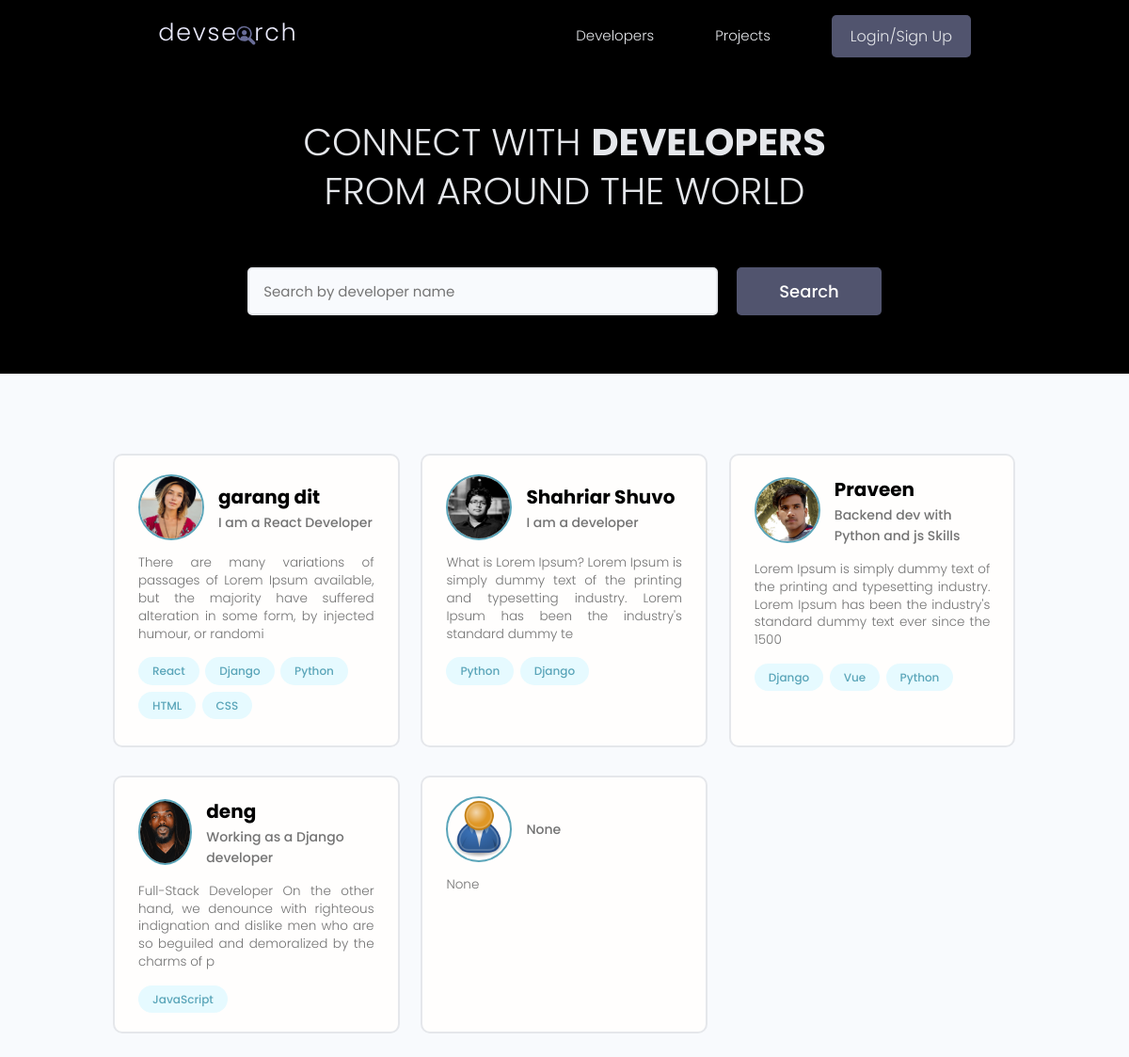
The page / on the database its author committed.
### users/models.py (models this page shows, shortened)
class Profile(models.Model):
    user = models.OneToOneField(User, on_delete=models.CASCADE, null=True, blank=True)
    name = models.CharField(max_length=200, blank=True, null=True)
    email = models.EmailField(max_length=500, blank=True, null=True)
    username = models.CharField(max_length=200, blank=True, null=True)
    location = models.CharField(max_length=200, blank=True, null=True)
    short_intro = models.CharField(max_length=200, blank=True, null=True)
    bio = models.TextField(blank=True, null=True)
    profile_image = models.ImageField(null=True, blank=True, upload_to='profiles/', default="profiles/user-default.png")
    social_github = models.CharField(max_length=200, blank=True, null=True)
    social_twitter = models.CharField(max_length=200, blank=True, null=True)
    social_linkedin = models.CharField(max_length=200, blank=True, null=True)
    social_youtube = models.CharField(max_length=200, blank=True, null=True)
    social_website = models.CharField(max_length=200, blank=True, null=True)
    created = models.DateTimeField(auto_now_add=True)
    id = models.UUIDField(default=uuid.uuid4, unique=True, primary_key=True, editable=False)
    class Meta:
        ordering = ['created']
    @property
    def imageURL(self):
        try:
            url = self.profile_image.url
        except:
            url = ''
        return url

class Skill(models.Model):
    owner = models.ForeignKey(Profile, on_delete=models.CASCADE, null=True, blank=True)
    name = models.CharField(max_length=200, blank=True, null=True)
    description = models.TextField(null=True, blank=True)
    created = models.DateTimeField(auto_now_add=True)
    id = models.UUIDField(default=uuid.uuid4, unique=True, primary_key=True, editable=False)
    def __str__(self):
        return str(self.name)

### users/views.py (the view)
# urls.py: path('', views.profiles, name="profiles"),
def profiles(request):
    profiles, search_query = searchProfiles(request)
    custom_range, profiles = paginateProfiles(request, profiles, 10)
    context = {'profiles': profiles, 'search_query': search_query, 'custom_range': custom_range}
    return render(request, 'users/profiles.html', context)

### users/utils.py (called while the page is built)
def paginateProfiles(request, profiles, results):
    page = request.GET.get('page')
    paginator = Paginator(profiles, results)
    try:
        profiles = paginator.page(page)
    except PageNotAnInteger:
        page = 1
        profiles = paginator.page(page)
    except EmptyPage:
        page = paginator.num_pages
        profiles = paginator.page(page)
    leftIndex = (int(page) - 4)
    if leftIndex < 1:
        leftIndex = 1
    rightIndex = (int(page) + 5)
    if rightIndex > paginator.num_pages:
        rightIndex = paginator.num_pages + 1
    custom_range = range(leftIndex, rightIndex)
    return custom_range, profiles

def searchProfiles(request):
    search_query = ''
    if request.GET.get('search_query'):
        search_query = request.GET.get('search_query')
    skills = Skill.objects.filter(name__icontains=search_query)
    profiles = Profile.objects.distinct().filter(
        Q(name__icontains=search_query) |
        Q(short_intro__icontains=search_query) |
        Q(skill__in=skills)
    )
    return profiles, search_query

### users/templates/users/profiles.html (shortened to what this page needs)
{% extends 'main.html' %}
{% block content %}
<main class="home">
    <section class="hero-section text-center">
        <div class="container container--narrow">
            <div class="hero-section__box">
                <h2>CONNECT WITH <span>DEVELOPERS</span></h2>
                <h2>FROM AROUND THE WORLD</h2>
            </div>
            <div class="hero-section__search">
                <form id="searchForm" class="form" action="{% url 'profiles' %}" method="get">
                    <div class="form__field">
                        <input class="input input--text" id="formInput#search" type="text" name="search_query"
                            value="{{search_query}}" placeholder="Search by developer name" />
                    </div>
                    <input class="btn btn--sub btn--lg" type="submit" value="Search" />
                </form>
            </div>
        </div>
    </section>
    <section class="devlist">
        <div class="container">
            <div class="grid grid--three">
                {% for profile in profiles %}
                <div class="column card">
                    <div class="dev">
                        <a href="{% url 'user-profile' profile.id %}" class="card__body">
                            <div class="dev__profile">
                                <img class="avatar avatar--md" src="{{ profile.imageURL }}" alt="image" />
                                <div class="dev__meta">
                                    <h3>{{profile.name}}</h3>
                                    <h5>{{profile.short_intro|slice:"60"}}</h5>
                                </div>
                            </div>
                            <p class="dev__info">{{profile.bio|slice:"150"}}</p>
                            <div class="dev__skills">
                                {% for skill in profile.skill_set.all|slice:"5" %}
                                <span class="tag tag--pill tag--main">
                                    <small>{{skill}}</small>
                                </span>
                                {% endfor %}
                            </div>
                        </a>
                    </div>
                </div>
                {% endfor %}
            </div>
        </div>
    </section>
</main>
{% endblock content %}

### static/styles/app.css (style rules this page uses)
:root { --color-sub: #000000; }
.btn--sub { background-color: var(--color-sub-light); }
.card { border: 2px solid var(--color-light); }
img { width: 100%; }
.hero-section { height: 40vh; display: flex; align-items: center; background-color: var(--color-sub); }
.hero-section__box { margin-bottom: 4rem; }
.hero-section__box > h2, .hero-section__box > h2 > span { font-size: 4rem; color: var(--color-light); line-height: 1.3; text-transform: uppercase; }
.hero-section__box > h2 { font-weight: 300; }
.hero-section__box > h2 > span { font-weight: 700; }
.hero-section__search > .form { display: flex; align-items: center; justify-content: center; gap: 2rem; }
.hero-section__search > .form input.input--text { width: 50rem; }
.devlist { margin-top: 8rem; }
.devlist .grid { align-items: stretch; }
.devlist .dev .dev__profile { display: flex; align-items: center; gap: 1.5rem; }
.devlist .dev .dev__meta h3 { color: var(--color-sub); font-size: 2rem; font-weight: 700; }
.devlist .dev .dev__meta h5 { color: var(--color-text); font-size: 1.4rem; font-weight: 500; }
.devlist .dev .dev__info { margin: 1.5rem 0; font-size: 1.35rem; line-height: 1.4; text-align: justify; }

### static/uikit/styles/modules/_variables.css (style rules this page uses)
:root { --color-main: #5aa5b9; --color-main-light: #e6faff; --color-sub: #3f4156; --color-sub-light: #51546e; --color-sub-lighter: #ededfd; --color-text: #737373; --color-gray: #8b8b8b; --color-light: #e5e7eb; --color-light-gray: #767676; --color-bg: #f8fafd; --color-white: #fffefd; --color-white-light: #f3f3f3; --color-success: #359e64; --color-success-bg: #def8e8; --color-error: #fc4b0b; --color-error-bg: #fff2ee; --font-base: 'Poppins', arial, helvetica, 'Segoe UI', roboto, ubuntu, sans-serif; --font-monospace: 'Fira Code', 'Courier New', courier, monospace; --font-regular: 300; --font-medium: 500; --font-bold: 700; --generic-shadow: 1px 1px 5px #00000010; --generic-transition: all 0.3s ease-in-out; }

### static/uikit/styles/modules/_base.css (style rules this page uses)
* { margin: 0; padding: 0; box-sizing: border-box; text-rendering: optimizeLegibility; color: inherit; font-size: inherit; }
html { font-size: 50%; }
@media only screen and (min-width: 480px) { html { font-size: 56.25%; } }
@media only screen and (min-width: 1200px) { html { font-size: 62.5%; } }
body { line-height: 1.6; font-weight: 400; font-size: 1.5rem; color: var(--color-text); background-color: var(--color-bg); min-height: 100vh; }

### static/uikit/styles/modules/_typography.css (style rules this page uses)
* { font-family: var(--font-base); }
h2 { font-size: 3.6rem; font-weight: var(--font-bold); }
h3 { font-size: 3.2rem; font-weight: var(--font-medium); }
h5 { font-size: 2.4rem; font-weight: var(--font-medium); }
h5, h6 { font-weight: var(--font-regular); }
p, span, strong { font-size: 1.6rem; color: var(--color-text); font-weight: var(--font-regular); }
a { padding-bottom: 2px; text-decoration: none; display: inline-block; color: var(--color-main); font-weight: var(--font-medium); }

### static/uikit/styles/modules/_utilities.css (style rules this page uses)
.container { width: 92%; max-width: 165rem; margin: 0 auto; box-sizing: border-box; }
.container--narrow { width: 92%; max-width: 120rem; }
@media screen and (min-width: 1000px) { .container { width: 90%; } }
@media screen and (min-width: 1000px) { .container--narrow { width: 85%; } }
@media screen and (min-width: 1200px) { .container { width: 80%; } }
@media screen and (min-width: 1200px) { .container--narrow { width: 72%; } }
.text-center { text-align: center; }

### static/uikit/styles/modules/_avatar.css (style rules this page uses)
.avatar { border-radius: 50%; border: 2px solid var(--color-main); object-fit: cover; }
.avatar--md { height: 7rem; width: 7rem; }

### static/uikit/styles/modules/_button.css (style rules this page uses)
.btn { display: inline-block; position: relative; cursor: pointer; background-color: var(--color-light); font-weight: var(--font-medium); color: var(--color-sub); text-decoration: none; padding: 1rem 2rem; border-radius: 0.5rem; border: none; width: -webkit-fit-content; width: -moz-fit-content; width: fit-content; height: -webkit-fit-content; height: -moz-fit-content; height: fit-content; font-size: 1.6rem; outline-width: 0; outline-color: transparent; -webkit-backface-visibility: hidden; backface-visibility: hidden; transition: all 0.3s ease-in-out; }
.btn--sub { background-color: var(--color-sub); color: var(--color-white); }
.btn--lg { font-size: 1.8rem; padding: 1.2rem 4.5rem; }

### static/uikit/styles/modules/_card.css (style rules this page uses)
.card { border-radius: 1rem; background-color: var(--color-white); border: 1.5px solid var(--color-light); width: auto; height: auto; margin-top: 0.5rem; margin-bottom: 0.5rem; overflow: hidden; }
.card__body, .card__header { padding: 2rem 2.5rem; }

### rows shown on the page
Profile: imageURL (picture), name "garang dit", short_intro "I am a React Developer", bio "There are many variations of passages of Lorem Ipsum available, but the majority have suffered alteration in some form, by injected humour, or randomi"
Skill: name "React"
Skill: name "Django"
Skill: name "Python"
Skill: name "HTML"
Skill: name "CSS"
Profile: imageURL (picture), name "Shahriar Shuvo", short_intro "I am a developer", bio "What is Lorem Ipsum? Lorem Ipsum is simply dummy text of the printing and typesetting industry. Lorem Ipsum has been the industry's standard dummy te"
Skill: name "Python"
Skill: name "Django"
Profile: imageURL (picture), name "Praveen", short_intro "Backend dev with Python and js Skills", bio "Lorem Ipsum is simply dummy text of the printing and typesetting industry. Lorem Ipsum has been the industry's standard dummy text ever since the 1500"
Skill: name "Django"
Skill: name "Vue"
Skill: name "Python"
Profile: imageURL (picture), name "deng", short_intro "Working as a Django developer", bio "Full-Stack Developer On the other hand, we denounce with righteous indignation and dislike men who are so beguiled and demoralized by the charms of p"
Skill: name "JavaScript"
Profile: imageURL (placeholder picture), short_intro "None", bio "None"
